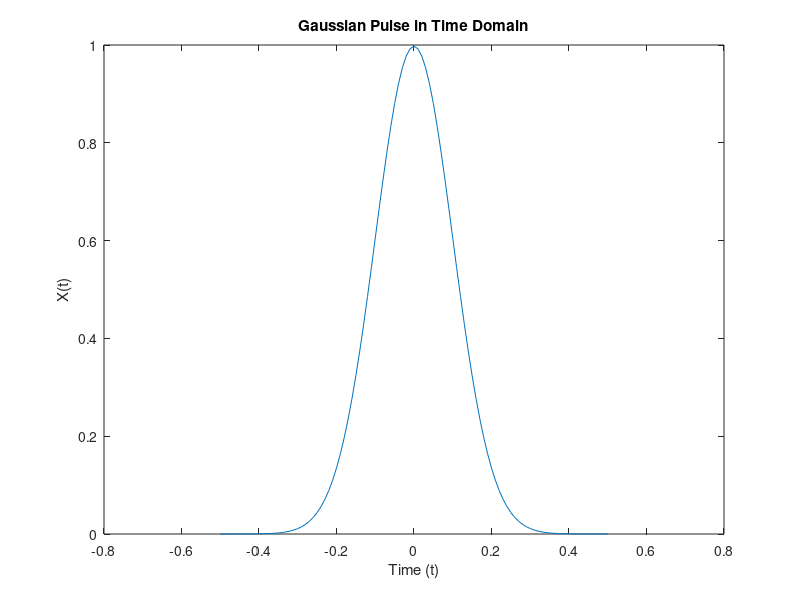

Here is the MATLAB script that generated this plot: (Note: this script raises an error after producing the figure.)
% Convert a Gaussian pulse from the time domain to the frequency domain.

%%%%%%%%%%%%%%%%%
% Generate data % 
%%%%%%%%%%%%%%%%%
Fs  = 100;              % Sampling frequency
t   = -0.5:1/Fs:0.5;    % Time vector 
L   = length(t);        % Signal length
X   = 1/(4*sqrt(2*pi*0.01))*(exp(-t.^2/(2*0.01)));

if 1                    % Plot the pulse in the time domain
    f1 = figure;
    plot(t,X)
    title('Gaussian Pulse in Time Domain')
    xlabel('Time (t)')
    ylabel('X(t)')
end

%%%%%%
% FT % 
%%%%%%
[fshift,power] = FUNCTION_FFT_noise(X, 1/Fs);

f2 = figure;
hold on 
plot(fshift,power) 
plot(fshift,power, '.', 'markers',12) 
hold off
title('Gaussian Pulse in Frequency Domain')
xlabel('Frequency (f)')
ylabel('|P(f)|')